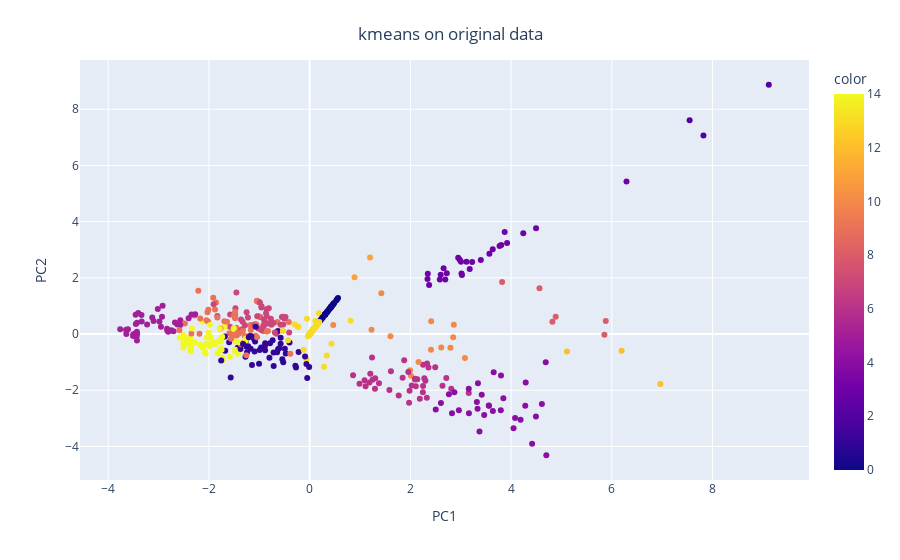

The notebook cell this image was saved under:
### Markdown cell above
# 2.3

### Code cell
kmeans = KMeans(n_clusters=15, random_state=0).fit(X_scaled)
y = kmeans.predict(X_scaled)
title = {'text': "kmeans on original data", 'y':0.95, 'x':0.5, 'xanchor': 'center', 'yanchor': 'top'}
fig = px.scatter(x=X_pca[:,0], y=X_pca[:,1], color=y, labels={'x':'PC1', 'y':'PC2'})
fig.update_layout(title=title)
fig.show()

### Figure 1 — Plotly figure (JSON) as saved in the notebook; plotly's stock layout.template omitted (floating-point values rounded to 4 significant figures; data arrays with more than 128 entries replaced by an {"elided": "..."} marker saying what was removed)
{"data": [{"hovertemplate": "PC1=%{x}<br>PC2=%{y}<br>color=%{marker.color}<extra></extra>", "legendgroup": "", "marker": {"color": {"elided": "465 int values"}, "coloraxis": "coloraxis", "symbol": "circle"}, "mode": "markers", "name": "", "orientation": "v", "showlegend": false, "type": "scatter", "x": {"elided": "465 float values"}, "xaxis": "x", "y": {"elided": "465 float values"}, "yaxis": "y"}], "layout": {"coloraxis": {"colorbar": {"title": {"text": "color"}}, "colorscale": [[0, "#0d0887"], [0.1111, "#46039f"], [0.2222, "#7201a8"], [0.3333, "#9c179e"], [0.4444, "#bd3786"], [0.5556, "#d8576b"], [0.6667, "#ed7953"], [0.7778, "#fb9f3a"], [0.8889, "#fdca26"], [1, "#f0f921"]]}, "legend": {"tracegroupgap": 0}, "margin": {"t": 60}, "title": {"text": "kmeans on original data", "x": 0.5, "xanchor": "center", "y": 0.95, "yanchor": "top"}, "xaxis": {"anchor": "y", "domain": [0, 1], "title": {"text": "PC1"}}, "yaxis": {"anchor": "x", "domain": [0, 1], "title": {"text": "PC2"}}}}
